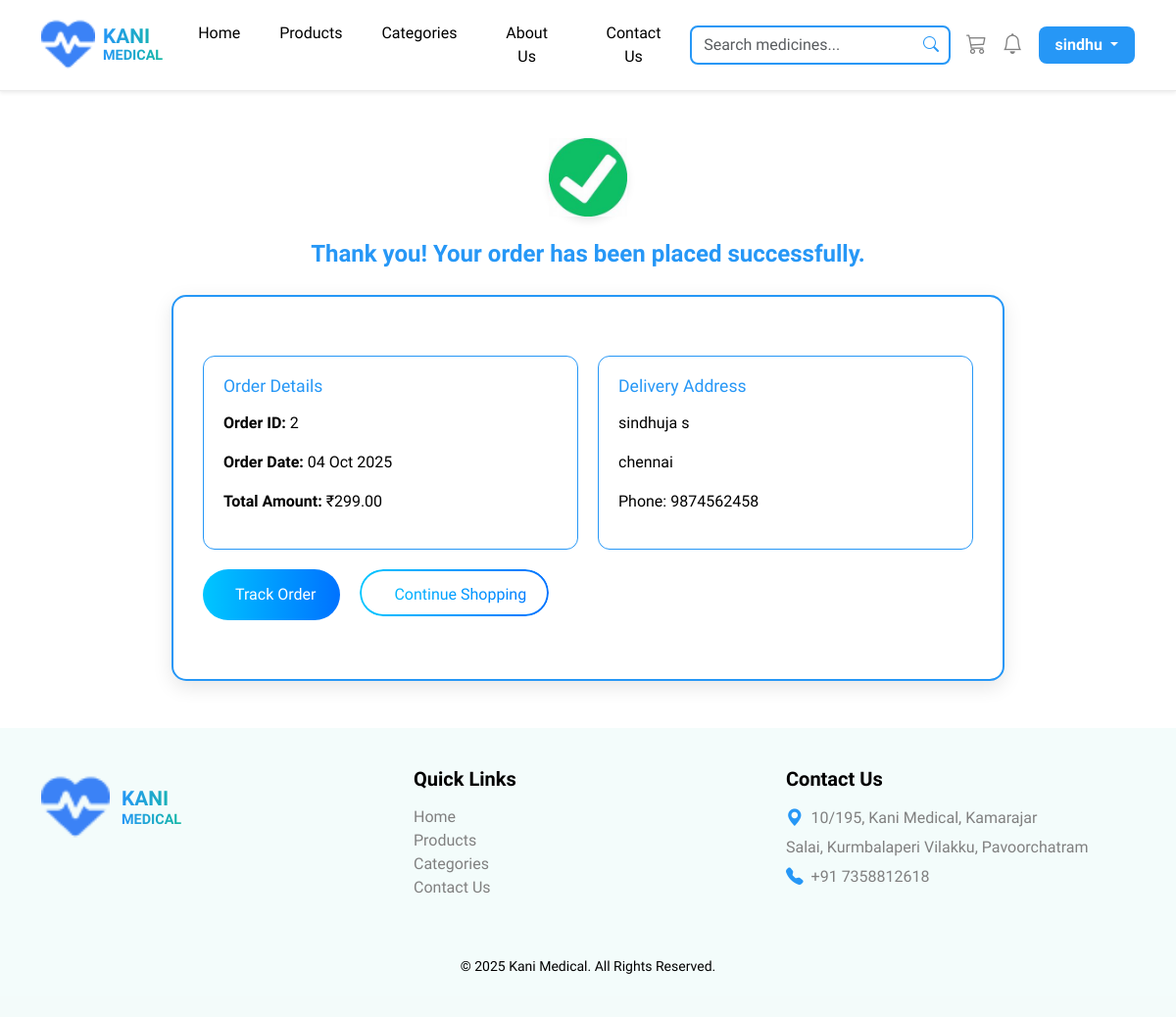
The page /order-success/2/ (signed in) on the database its author committed.
### shop/models.py (models this page shows, shortened)
class Order(models.Model):
    user = models.ForeignKey(User, on_delete=models.CASCADE, related_name='orders')
    first_name = models.CharField(max_length=50)
    last_name = models.CharField(max_length=50)
    email = models.EmailField()
    phone = models.CharField(max_length=15)
    address = models.TextField(blank=True, null=True)
    total = models.DecimalField(max_digits=10, decimal_places=2, default=Decimal('0.00'))
    order_items = models.TextField(blank=True, null=True)
    total = models.DecimalField(max_digits=10, decimal_places=2, default=Decimal('0.00'))
    status = models.CharField(max_length=20, choices=ORDER_STATUS, default='placed')
    payment_method = models.CharField(max_length=50, default="COD")
    payment_status = models.CharField(max_length=20, default="Pending")
    razorpay_order_id = models.CharField(max_length=255, blank=True, null=True)
    razorpay_payment_id = models.CharField(max_length=255, blank=True, null=True)
    razorpay_signature = models.CharField(max_length=255, blank=True, null=True)
    created_at = models.DateTimeField(auto_now_add=True)

### shop/views.py (the view)
# urls.py: path('order-success/<int:order_id>/', views.order_success, name='order_success'),
@login_required
def order_success(request, order_id):
    order = get_object_or_404(Order, id=order_id)
    tracked_order = None
    if request.method == "POST":
        email = request.POST.get("email")
        try:
            tracked_order = Order.objects.get(email=email)
        except Order.DoesNotExist:
            tracked_order = None
    return render(request, "shop/order_success.html", {
        "order": order,
        "tracked_order": tracked_order,
    })

### shop/context_processors.py (called while the page is built)
def cart_count(request):
    cart_items_count = 0
    if request.user.is_authenticated:
        cart_items_count = Cart.objects.filter(user=request.user).count()
    else:
        cart = request.session.get('cart', {})
        for item in cart.values():
            cart_items_count += item.get('quantity', 0)
    return {
        'cart_items_count': cart_items_count
    }

### shop/templates/shop/order_success.html (shortened to what this page needs)
{% extends 'shop/base.html' %}
{% load static %}
{% block content %}
<div class="container my-5">
  <div class="tick-circle">
    <img src="{% static 'images/tick.jpeg' %}" alt="Success Tick" />
  </div>
  <p class="thank-you text-center mb-4">Thank you! Your order has been placed successfully.</p>
  <div class="order-success-box">
    <div class="order-details-wrapper">
      <div class="order-left">
        <h5>Order Details</h5>
        <p><strong>Order ID:</strong> {{ order.id }}</p>
        <p><strong>Order Date:</strong> {{ order.created_at|date:"d M Y" }}</p>
        <p><strong>Total Amount:</strong> ₹{{ order.total }}</p>
      </div>
<div class="order-right">
    <h5>Delivery Address</h5>
    <p>{{ order.first_name }} {{ order.last_name }}</p>
    <p>{{ order.address }}</p>
    <p>Phone: {{ order.phone }}</p>
</div>
    <div class="order-buttons">
      <a href="{% url 'track_order' order.id %}" class="btn btn-gradient">
         Track Order
      </a>
      <a href="{% url 'home' %}" class="btn btn-border-gradient">
         Continue Shopping
      </a>
    </div>
  </div>
</div>
{% endblock %}

### shop/templates/shop/base.html (shortened to what this page needs)
{% load static %}
<!DOCTYPE html>
<html lang="en">
<head>
  <link href="https://cdn.jsdelivr.net/npm/bootstrap@5.3.2/dist/css/bootstrap.min.css" rel="stylesheet">
  <link href="https://cdn.jsdelivr.net/npm/bootstrap-icons@1.11.1/font/bootstrap-icons.css" rel="stylesheet">
<link rel="stylesheet" href="{% static 'css/style.css' %}">
</head>
<body>
<nav class="navbar navbar-expand-lg shadow-sm">
  <div class="container">
    <a class="navbar-brand d-flex align-items-center" href="{% url 'home' %}">
      <img src="{% static 'images/i.png' %}" alt="Logo">
      <div class="brand-text ms-2">
        <span>KANI</span>
        <small>MEDICAL</small>
      </div>
    </a>
    <div class="collapse navbar-collapse" id="navbarNav">
      <ul class="navbar-nav text-center">
        <li class="nav-item"><a class="nav-link" href="{% url 'home' %}">Home</a></li>
        <li class="nav-item"><a class="nav-link" href="#">Products</a></li>
        <li class="nav-item"><a class="nav-link" href="{% url 'categories' %}">Categories</a></li>
        <li class="nav-item"><a class="nav-link" href="{% url 'About' %}">About Us</a></li>
        <li class="nav-item"><a class="nav-link" href="{% url 'Contact' %}">Contact Us</a></li>
      </ul>
      <div class="d-flex align-items-center gap-3 ms-auto">
        <form class="search-bar">
          <input class="form-control" type="search" placeholder="Search medicines..." aria-label="Search">
          <i class="bi bi-search"></i>
        </form>
<a href="{% url 'cart_page' %}" class="icon-grey position-relative">
  <i class="bi bi-cart3"></i>
</a>
        <a href="#" class="icon-grey"><i class="bi bi-bell"></i></a>
        {% if user.is_authenticated %}
          <div class="dropdown">
            <a class="btn btn-login dropdown-toggle" href="#" role="button" id="userMenu" data-bs-toggle="dropdown" aria-expanded="false">
              {{ user.username }}
            </a>
          </div>
        {% else %}
          <a href="{% url 'login' %}" class="btn btn-login">Login</a>
        {% endif %}
      </div>
    </div>
  </div>
</nav>
  <main>
    {% block content %}
    {% endblock %}
  </main>
  <footer>
    <div class="container">
      <div class="row">
        <div class="col-md-4 mb-4">
          <div class="footer-logo">
            <img src="{% static 'images/i.png' %}" alt="Logo">
            <div class="brand-text">
              <span>KANI</span>
              <small>MEDICAL</small>
            </div>
          </div>
        </div>
        <div class="col-md-4 mb-4">
          <h5>Quick Links</h5>
          <ul>
            <li><a href="#">Home</a></li>
            <li><a href="#">Products</a></li>
            <li><a href="{% url 'categories' %}">Categories</a></li>
            <li><a href="#">Contact Us</a></li>
          </ul>
        </div>
        <div class="col-md-4 mb-4">
          <h5>Contact Us</h5>
          <div class="contact-info">
            <p><i class="bi bi-geo-alt-fill"></i>10/195, Kani Medical, Kamarajar</p>
            <p>Salai, Kurmbalaperi Vilakku, Pavoorchatram</p>
            <p><i class="bi bi-telephone-fill"></i>+91 7358812618</p>
          </div>
        </div>
      </div>
      <div class="text-center mt-3">
        <small>© 2025 Kani Medical. All Rights Reserved.</small>
      </div>
    </div>
  </footer>
</body>
</html>

### static/css/style.css (style rules this page uses)
.btn-gradient { background: linear-gradient(90deg, #00c6ff, #0072ff); color: #fff; padding: 20px 28px; border-radius: 30px; border: none; font-weight: 600; text-decoration: none; transition: 0.3s ease; display: inline-block; }
.btn-border-gradient { position: relative; display: inline-block; padding: 12px 28px; border-radius: 30px; font-weight: 600; text-decoration: none; background: transparent; border: 2px solid transparent; background-image: linear-gradient(90deg,#14B8A6, #2697F6); -webkit-background-clip: text; -webkit-text-fill-color: transparent; transition: 0.3s ease; }
.btn-border-gradient::before { content: ""; position: absolute; top: 0; left: 0; width: 100%; height: 100%; border-radius: 30px; padding: 2px; background: linear-gradient(90deg, #00c6ff, #0072ff); -webkit-mask: linear-gradient(#fff 0 0) content-box, linear-gradient(#fff 0 0); -webkit-mask-composite: xor; mask-composite: exclude; pointer-events: none; }

### shop/templates/shop/base.html (style rules this page uses)
body { font-family: 'Urbanist', sans-serif; background-color: #ffffff; color: #000000; }
.navbar { background-color: #ffffff; border-bottom: 1px solid #eaeaea; position: sticky; top: 0; z-index: 1030; transition: all 0.3s ease-in-out; }
.navbar-brand img { width: 55px; height: auto; }
.brand-text { display: flex; flex-direction: column; line-height: 1.1; }
.brand-text span { font-weight: 700; font-size: 1.3rem; background: linear-gradient(90deg, #2697F6, #14B8A6); -webkit-background-clip: text; -webkit-text-fill-color: transparent; }
.brand-text small { font-size: 0.9rem; font-weight: 600; background: linear-gradient(90deg, #2697F6, #14B8A6); -webkit-background-clip: text; -webkit-text-fill-color: transparent; }
.navbar-nav { margin: 0 auto; }
.navbar-nav .nav-link { color: #000 !important; font-weight: 500; margin: 0 12px; position: relative; }
.navbar-nav .nav-link { position: relative; padding: 8px 15px; border-radius: 8px; transition: all 0.3s ease; }
.search-bar { position: relative; animation: fadeIn 0.6s ease-in-out; }
.search-bar input { border: 2px solid #2697F6; border-radius: 8px; padding-right: 35px; }
.search-bar .bi-search { position: absolute; right: 12px; top: 50%; transform: translateY(-50%); color: #2697F6; }
.icon-grey { color: grey !important; font-size: 1.3rem; transition: transform 0.2s ease-in-out; }
.btn-login { background-color: #2697F6; color: #fff; border-radius: 8px; padding: 6px 16px; font-weight: 600; transition: all 0.3s ease-in-out; }
footer { background-color: rgba(20, 184, 166, 0.05); padding: 40px 0; animation: fadeInUp 0.8s ease-in-out; }
footer h5 { font-weight: 700; margin-bottom: 15px; color: #000; }
footer ul { list-style: none; padding: 0; }
footer ul li a { text-decoration: none; color: grey; transition: 0.3s; }
.footer-logo { display: flex; align-items: center; }
.footer-logo img { width: 70px; height: auto; margin-right: 12px; }
.footer-logo .brand-text { display: flex; flex-direction: column; line-height: 1.2; }
.footer-logo .brand-text span, .footer-logo .brand-text small { font-weight: 700; background: linear-gradient(90deg, #2697F6, #14B8A6); -webkit-background-clip: text; -webkit-text-fill-color: transparent; }
.contact-info p { margin: 5px 0; color: grey; display: flex; align-items: center; }
.contact-info i { color: #2697F6; margin-right: 8px; font-size: 1.1rem; }

### rows shown on the page
Order: id "2", created_at "04 Oct 2025", total "299.00", first_name "sindhuja", last_name "s", address "chennai", phone "9874562458"

### other values the page prints
{{ user.username }} "sindhu"
